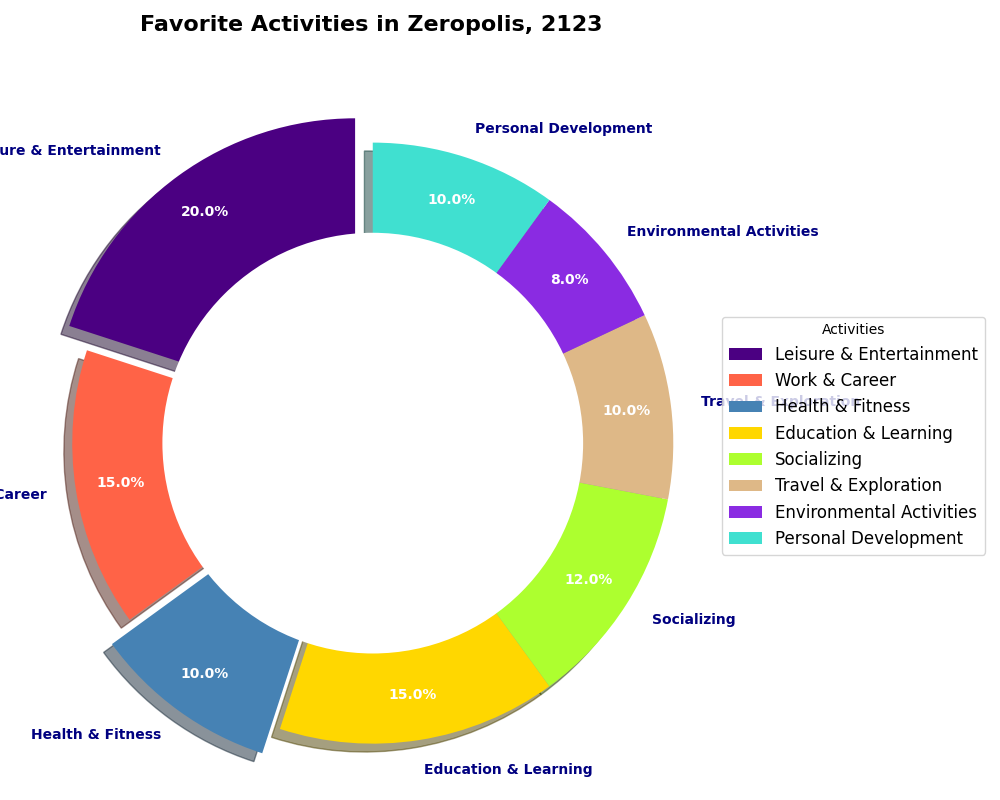

The Python source for this figure:
import matplotlib.pyplot as plt

# Categories and their respective proportions
activities = [
    "Leisure & Entertainment", 
    "Work & Career", 
    "Health & Fitness", 
    "Education & Learning", 
    "Socializing", 
    "Travel & Exploration", 
    "Environmental Activities", 
    "Personal Development"
]

# Define proportions of each category
activity_proportions = [20, 15, 10, 15, 12, 10, 8, 10]

# New color scheme for each activity
colors = ['#4B0082', '#FF6347', '#4682B4', '#FFD700', '#ADFF2F', '#DEB887', '#8A2BE2', '#40E0D0']

# Explode the slices for emphasis on Leisure and Health
explode = (0.1, 0, 0.1, 0, 0, 0, 0, 0)

# Create the figure and axis
fig, ax = plt.subplots(figsize=(10, 8))

# Plot the pie chart
wedges, texts, autotexts = ax.pie(
    activity_proportions, labels=activities, colors=colors, explode=explode,
    autopct='%1.1f%%', startangle=90, pctdistance=0.85, shadow=True
)

# Adjusting the font size and style for the labels
plt.setp(texts, size=10, weight='bold', color='navy')
plt.setp(autotexts, size=10, color='white', weight='bold')

# Add a central circle to convert the pie chart into a donut chart
centre_circle = plt.Circle((0, 0), 0.70, fc='white')
fig.gca().add_artist(centre_circle)

# Ensure that the pie chart is drawn as a circle
ax.axis('equal')

# Set the title with proper styling
ax.set_title("Favorite Activities in Zeropolis, 2123", fontsize=16, fontweight='bold', pad=40)

# Add a legend positioned outside the chart
ax.legend(wedges, activities, title="Activities", loc="center left", bbox_to_anchor=(1, 0, 0.5, 1), fontsize=12)

# Automatically adjust the layout to prevent overlapping
plt.tight_layout()

# Display the pie chart
plt.show()
